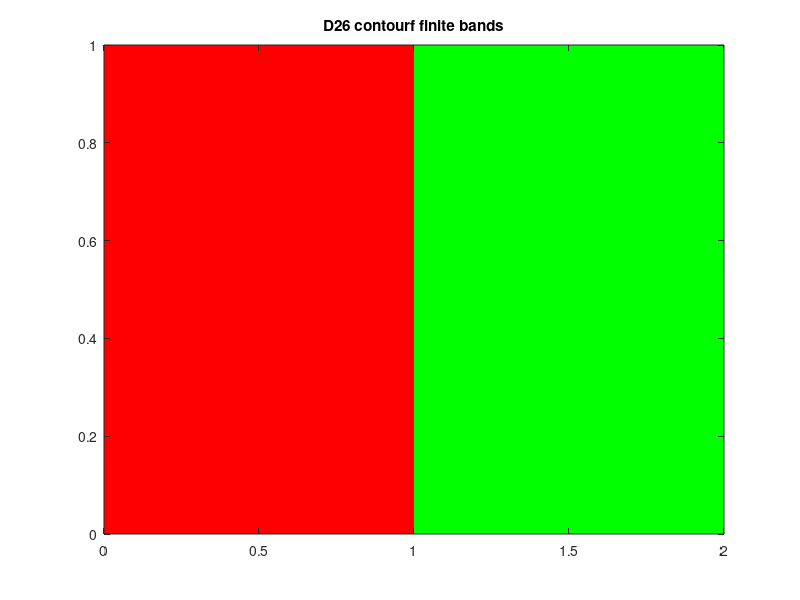

Recreate this plot in MATLAB. (Note: this script raises an error after producing the figure.)
function verify_dalga26_forms(output_dir, only_case)
  % UNVERIFIED Qt acceptance recipe; run only in an orchestrator fresh copy.
  % No graphics/browser/MATLAB execution occurred while authoring this file.
  % only_case isolates each probe from the execute path's 12-figure cap.
  % Native-child mutations below test guards, not naturally generated holes.
  % Ledger: contourf native finite bands/order/limits, rotated 2D labels,
  % 3D label guards, vertex face/edge RGB + indexed mapping/classes, alpha,
  % lighting and budget PNG. Natural-hole inspection is diagnostic only.
  % MEASURE cases print observations only; they do not assert support or schema.
  if nargin<1,output_dir='';end
  if nargin<2,only_case='';end
  ramp='[~,h]=contourf([0 1 2],[0 1],[0 1 2;0 1 2],[0 1 2],"linecolor","none");colormap([1 0 0;0 1 0;0 0 1]);caxis([0 2]);';
  patchbase='h=patch("vertices",v,"faces",[1 2 3],"facevertexcdata",raw,"facecolor","interp","edgecolor","interp","cdatamapping",mapping);colormap([1 0 0;0 1 0;0 0 1]);caxis([0 2]);view(2);axis([0 1 0 1 0 2]);axis off;';
  cases={...
    'contourf finite bands','',ramp;...
    'contourf axis off','',[ramp 'axis([0 2 0 1]);axis off;'];...
    'contour labels group','', '[c,h]=contour(x,y,x+y,[-1 0 1]);clabel(c,h);';...
    'contour labels matrix','', 'c=contour(x,y,x+y,[-1 0 1]);clabel(c);';...
    'contourf labels PNG','contour_labels',[ramp 'clabel(get(h,"contourmatrix"),h);'];...
    'contour3 labels PNG','contour_labels','[c,h]=contour3(x,y,x+y,[-1 0 1]);clabel(c,h);';...
    'contourf background hole native','NATIVE_HOLE',[ramp 'ch=findobj(h,"type","patch");set(ch(1),"facevertexcdata",NaN,"facecolor",[1 1 1]);'];...
    'contourf compound PNG','contour_filled',[ramp 'ch=findobj(h,"type","patch");set(ch(1),"vertices",[0 0;1 0;1 1;0 1;2 0;3 0;3 1;2 1],"faces",[1 2 3 4;5 6 7 8]);'];...
    'contourf nonfinite PNG','contour_filled',[ramp 'ch=findobj(h,"type","patch");vv=get(ch(1),"vertices");vv(1,1)=NaN;set(ch(1),"vertices",vv);'];...
    'contourf total vertex budget PNG','budget_exceeded',[ramp 'ch=findobj(h,"type","patch");q=(0:100000)''*2*pi/100001;set(ch(1),"vertices",[cos(q),sin(q)],"faces",1:100001);'];...
    'patch indexed scaled','',['raw=[0;1;2];mapping="scaled";' patchbase];...
    'patch indexed direct double','',['raw=[1;2;3];mapping="direct";' patchbase];...
    'patch indexed direct uint8','',['raw=uint8([0;1;2]);mapping="direct";' patchbase];...
    'patch RGB double','',['raw=eye(3);mapping="scaled";' patchbase];...
    'patch RGB single','',['raw=single(eye(3));mapping="scaled";' patchbase];...
    'patch RGB uint8','',['raw=uint8(255*eye(3));mapping="direct";' patchbase];...
    'patch RGB uint16','',['raw=uint16(65535*eye(3));mapping="direct";' patchbase];...
    'patch edge only interp','',['raw=eye(3);mapping="scaled";' patchbase 'set(h,"facecolor","none");'];...
    'patch scalar alpha','ALPHA','h=patch("vertices",[0 0 1;1 0 1;1 1 1;0 1 1],"faces",1:4,"facecolor",[.2 .6 .8],"facealpha",.5);view(2);';...
    'surface scalar alpha','ALPHA','h=surf([0 1],[0 1],ones(2),"facealpha",.5,"edgealpha",.25);';...
    'surface edge indexed interp','', 'h=surf([0 1],[0 1],ones(2),[0 2;1 0],"facecolor","none","edgecolor","interp","linewidth",3);colormap([1 0 0;0 1 0;0 0 1]);caxis([0 2]);view(2);';...
    'surface edge RGB uint8 interp','', 'raw=uint8(255*cat(3,[1 0;0 1],[0 1;0 0],[0 0;1 0]));h=surf([0 1],[0 1],ones(2),raw,"facecolor","interp","edgecolor","interp","linewidth",3);view(2);';...
    'patch per vertex flat PNG','patch_colors','h=patch("vertices",v,"faces",[1 2 3],"facevertexcdata",[0;1;2],"facecolor","flat");view(3);';...
    'patch quad interp PNG','interpolated_color','patch("vertices",[0 0 1;1 0 1;1 1 1;0 1 1],"faces",1:4,"facevertexcdata",[0;1;0;1],"facecolor","interp");view(3);';...
    'patch pentagon interp PNG','interpolated_color','patch("vertices",[0 0 1;1 0 1;.5 .4 1;1 1 1;0 1 1],"faces",1:5,"facevertexcdata",[0;1;.5;1;0],"facecolor","interp");view(3);';...
    'patch wrong interp count PNG','patch_colors','h=patch("vertices",v,"faces",[1 2 3],"facevertexcdata",[0;1],"facecolor","interp");view(3);';...
    'surface scalar edge alpha','EDGE_ALPHA','h=surf([0 1],[0 1],ones(2),"edgealpha",.5);';...
    'patch scalar edge alpha','EDGE_ALPHA','h=patch("vertices",v,"faces",[1 2 3],"facecolor",[.2 .6 .8],"edgealpha",.5);view(3);';...
    'scatter marker alpha PNG','transparency','scatter3([0 1],[0 1],[1 1],40,"markerfacealpha",.5);';...
    'effective light PNG','lighting','surf(ones(2),"facelighting","flat");light;';...
    'surface vertex budget PNG','budget_exceeded','surf(zeros(201,200));';...
    'surface vertex alpha PNG','transparency','surf(ones(2),"facealpha","interp","alphadata",[0 .25;.5 1],"alphadatamapping","none");';...
    'patch face alpha PNG','transparency','patch("vertices",[v;1 1 1],"faces",[1 2 3;2 4 3],"facecolor",[.2 .6 .8],"facealpha","flat","facevertexalphadata",[.25;.75]);view(3);';...
    'patch flat light PNG','lighting','patch("vertices",v,"faces",[1 2 3],"facecolor",[.2 .6 .8],"facelighting","flat");light;view(3);';...
    'surface gouraud light PNG','lighting','surf(ones(2),"facelighting","gouraud");light;material shiny;';...
    'patch nonplanar PNG','unsupported_patch','patch("vertices",[0 0 1;1 0 1;1 1 2;0 1 1],"faces",[1 2 3 4],"facecolor",[.2 .6 .8]);view(3);';...
    'patch self crossing PNG','unsupported_patch','patch("vertices",[0 0 1;1 0 1;1 1 1;0 1 1],"faces",[1 3 2 4],"facecolor",[.2 .6 .8]);view(3);';...
    'patch vertex budget PNG','budget_exceeded','patch("vertices",[v;zeros(39998,2),ones(39998,1)],"faces",[1 2 3],"facecolor",[.2 .6 .8]);view(3);';...
    '2D interpolated patch PNG','interpolated_color','patch("vertices",[0 0;1 0;0 1],"faces",[1 2 3],"facevertexcdata",[0;1;2],"facecolor","interp");view(2);';...
    'natural hole inspection','INSPECT','[~,h]=contourf(x,y,x.^2+y.^2,[.5 1 2]);';...
    'contourf peaks20 default','SERIALIZE','[~,h]=contourf(peaks(20));';...
    'contourf peaks20 explicit5','SERIALIZE','[~,h]=contourf(peaks(20),[-4 -2 0 2 4]);';...
    'contourf peaks50 default','SERIALIZE','[~,h]=contourf(peaks(50));';...
    'contourf peaks100 default','SERIALIZE','[~,h]=contourf(peaks(100));'...
  };
  matched=false;
  for i=1:rows(cases)
    if ~isempty(only_case)&&~strcmp(only_case,cases{i,1}),continue;end
    matched=true;[x,y]=meshgrid(linspace(-2,2,9));v=[0 0 1;1 0 1;0 1 1];raw=[];mapping='';h=[];
    f=figure('name',['D26 ' cases{i,1}],'position',[0 0 400 400]);
    eval(cases{i,3});title(['D26 ' cases{i,1}]);
    handles=sort(findall(f));before=cell(size(handles));
    for j=1:numel(handles),before{j}=get(handles(j));end
    current=get(0,'currentfigure');
    started=tic();
    data=__mf_figure_data__(f,struct('job',repmat('f',1,32),'figure',i));
    serialize_seconds=toc(started);
    encoded=jsonencode(data);
    assert(isequal(handles,sort(findall(f))));assert(isequaln(current,get(0,'currentfigure')));
    for j=1:numel(handles),assert(isequaln(before{j},get(handles(j))),['Exporter mutated native object: ' cases{i,1}]);end
    assert(strcmp(data.source.job,repmat('f',1,32))&&data.source.figure==i);
    if strcmp(cases{i,2},'ALPHA')
      assert(data.supported,['Expected scalar alpha positive: ' cases{i,1}]);
      alpha_series=data.axes{1}.series{1};
      assert(isequal(alpha_series.face_alpha,struct('mode','constant','association','constant','value',.5)));
      if strcmp(cases{i,1},'surface scalar alpha')
        assert(isequal(alpha_series.edge_alpha,struct('mode','constant','association','constant','value',.25)));
      else
        assert(~isfield(alpha_series,'edge_alpha'),'Opaque default edge alpha is omitted');
      endif
    elseif strcmp(cases{i,2},'EDGE_ALPHA')
      assert(data.supported,['Expected scalar edge alpha positive: ' cases{i,1}]);
      alpha_series=data.axes{1}.series{1};
      assert(isequal(alpha_series.edge_alpha,struct('mode','constant','association','constant','value',.5)));
      assert(~isfield(alpha_series,'face_alpha'),'Opaque default face alpha is omitted');
    elseif strcmp(cases{i,2},'NATIVE_HOLE')
      assert(data.supported,'Constant-color NaN contour background must remain native');
      d26_assert_fields(data,'contourf background hole native',h,[], '');
    elseif strcmp(cases{i,2},'SERIALIZE')
      fprintf('D26 CONTOURF SERIALIZATION: %s; seconds=%.6f; json_bytes=%d; supported=%d; reason=%s; vertices=%d; triangles=%d\n',...
        cases{i,1},serialize_seconds,numel(unicode2native(encoded,'UTF-8')),data.supported,data.reason_code,data.vertex_count,data.triangle_count);
      assert(data.supported,['Expected contourf positive: ' cases{i,1}]);
      assert(data.version==3&&~isempty(data.axes{1}.series));
      assert(all(cellfun(@(q)strcmp(q.role,'contourf')&&strcmp(q.triangulation,'native-ring-v1'),data.axes{1}.series)));
    elseif strcmp(cases{i,2},'INSPECT')
      native=findobj(h,'type','patch');levels=NaN(1,numel(native));
      for k=1:numel(native),levels(k)=get(native(k),'facevertexcdata');end
      fprintf('D26 NATURAL HOLE INSPECTION: native NaN levels=%d; supported=%d; reason=%s\n',sum(isnan(levels)),data.supported,data.reason_code);
      disp(data.reason_args); % Diagnostic only: no unmeasured acceptance claim.
    elseif isempty(cases{i,2})
      assert(data.supported,['Expected interactive: ' cases{i,1}]);
      d26_assert_fields(data,cases{i,1},h,raw,mapping);
    else
      assert(~data.supported&&strcmp(data.reason_code,cases{i,2}),['Expected ' cases{i,2} ': ' cases{i,1}]);
      if any(strcmp(cases{i,1},{'patch quad interp PNG','patch pentagon interp PNG'})),assert(strcmp(data.reason_args.detail,'polygon_tessellation'));end
      if strcmp(cases{i,2},'contour_labels'),assert(strcmp(data.reason_args.property,'3d_text_depth'));end
      if strcmp(cases{i,1},'contourf compound PNG'),assert(strcmp(data.reason_args.detail,'compound_faces'));end
      if strcmp(cases{i,1},'contourf nonfinite PNG'),assert(strcmp(data.reason_args.detail,'holes_or_nonfinite'));end
      if strcmp(cases{i,2},'budget_exceeded'),assert(data.reason_args.actual>data.reason_args.limit);end
    end
    if ~isempty(output_dir)
      if ~exist(output_dir,'dir'),mkdir(output_dir);end
      file=fopen(fullfile(output_dir,sprintf('dalga26_%02d.json',i)),'w');assert(file>=0);
      fputs(file,jsonencode(data));fclose(file);
    end
    if ~any(strcmp(cases{i,2},{'INSPECT','MEASURE','ALPHA','EDGE_ALPHA'})),fprintf('D26 FORM PASS (real execution): %s\n',cases{i,1});end
    if isempty(only_case),close(f);end % Bound the batch independently of export caps.
  end
  assert(matched,['Unknown D26 case: ' only_case]);
end

function d26_assert_fields(data,name,h,raw,mapping)
  a=data.axes{1};series=a.series;
  if strncmp(name,'contourf ',9)
    assert(data.version==3&&a.dimension==3);assert(~isempty(series));
    native=flipud(get(h,'children')(:));
    native=native(arrayfun(@(p) strcmp(get(p,'type'),'patch')&&strcmp(get(p,'visible'),'on'),native));
    assert(numel(native)==numel(series));
    for k=1:numel(series)
      s=series{k};assert(strcmp(s.kind,'patch3d')&&strcmp(s.role,'contourf'));
      assert(s.contour_group==0&&s.index_base==0);
      assert(strcmp(s.triangulation,'native-ring-v1'));
      vv=reshape(cell2mat(s.vertices.values),cell2mat(s.vertices.shape));
      ff=reshape(cell2mat(s.source_faces.values),cell2mat(s.source_faces.shape))+1;
      canonical=reshape(cell2mat(s.faces.values),cell2mat(s.faces.shape))+1;
      p=native(k);nv=get(p,'vertices');if columns(nv)==2,nv=[nv zeros(rows(nv),1)];end
      native_faces=get(p,'faces');
      assert(isequaln(nv,vv)&&isequaln(native_faces,ff),...
        'Exported contour source geometry/order must match the native child');
      canonical_vertices=reshape(cell2mat(s.vertices.values),cell2mat(s.vertices.shape));
      canonical_vertices=canonical_vertices(canonical(1,:),:);
      expected_no_area=rows(unique(canonical_vertices,'rows'))<3;
      assert(s.no_area==expected_no_area);
      expected_triangles=max(0,columns(canonical)-2);if expected_no_area,expected_triangles=0;end
      assert(s.triangle_count==expected_triangles);
      if isnan(get(p,'facevertexcdata'))
        assert(isnan(s.level)&&s.background_hole&&strcmp(s.face_color.mode,'constant'));
      else
        assert(isequal(get(p,'facevertexcdata'),s.level)&&~s.background_hole);
      end
      assert(~isfield(s,'triangle_indices')&&~isfield(s,'triangle_faces')&&~isfield(s,'edge_indices'));
    end
  elseif strncmp(name,'contour labels ',15)
    assert(a.dimension==2);texts=series(cellfun(@(s)strcmp(s.kind,'text'),series));assert(~isempty(texts));
    native=findobj(h,'type','text');if isempty(native),native=findobj(gcf,'type','text');end
    for k=1:numel(texts)
      s=texts{k};assert(strcmp(s.units,'data')&&isfinite(s.rotation));
      found=false;
      for p=native(:).'
        r=mod(get(p,'rotation'),360);pos=get(p,'position');
        if isequaln(cell2mat(s.position),pos(1:2))&&s.rotation==r,found=true;break;end
      end
      assert(found,'Label position/rotation must preserve a native text object');
    end
  elseif strncmp(name,'patch ',6)
    assert(data.version==3&&a.dimension==3);s=series{1};
    assert(strcmp(s.kind,'patch3d')&&strcmp(s.role,'patch')&&s.index_base==0);
    assert(isequal(reshape(cell2mat(s.vertices.values),cell2mat(s.vertices.shape)),get(h,'vertices')));
    assert(isequal(reshape(cell2mat(s.faces.values),cell2mat(s.faces.shape))+1,get(h,'faces')));
    for field={'face_color','edge_color'}
      c=s.(field{1});if strcmp(c.mode,'none'),continue;end
      assert(strcmp(c.mode,'interp')&&strcmp(c.association,'vertex')&&strcmp(c.mapping,mapping));
      assert(strcmp(c.cdata_class,class(get(h,'facevertexcdata'))));
      assert(isequal(cell2mat(c.data.values),double(get(h,'facevertexcdata')(:).')));
      if columns(raw)==3,assert(strcmp(c.encoding,'truecolor')&&isequal(cell2mat(c.data.shape),[3 1 3]));
      else assert(strcmp(c.encoding,'indexed')&&isequal(cell2mat(c.data.shape),[3 1]));end
    end
  elseif strncmp(name,'surface edge ',13)
    s=series{1};assert(strcmp(s.kind,'surface')&&strcmp(s.edge_color.mode,'interp'));
    c=s.edge_color;assert(strcmp(c.association,'vertex')&&strcmp(c.cdata_class,class(get(h,'cdata'))));
    assert(isequal(cell2mat(c.data.values),double(get(h,'cdata')(:).')));
    assert(isequal(cell2mat(c.data.shape),size(get(h,'cdata'))));
  end
end
